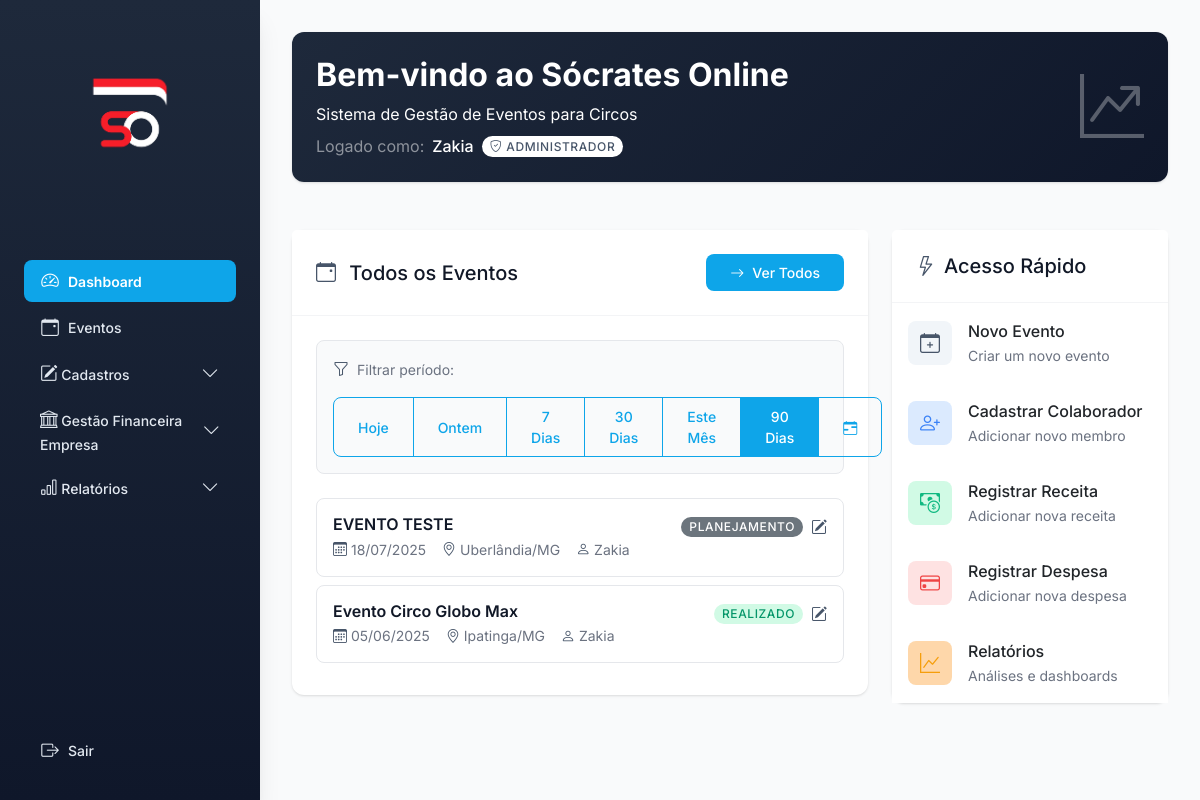
/ (signed in), run on an earlier commit of the app's database.
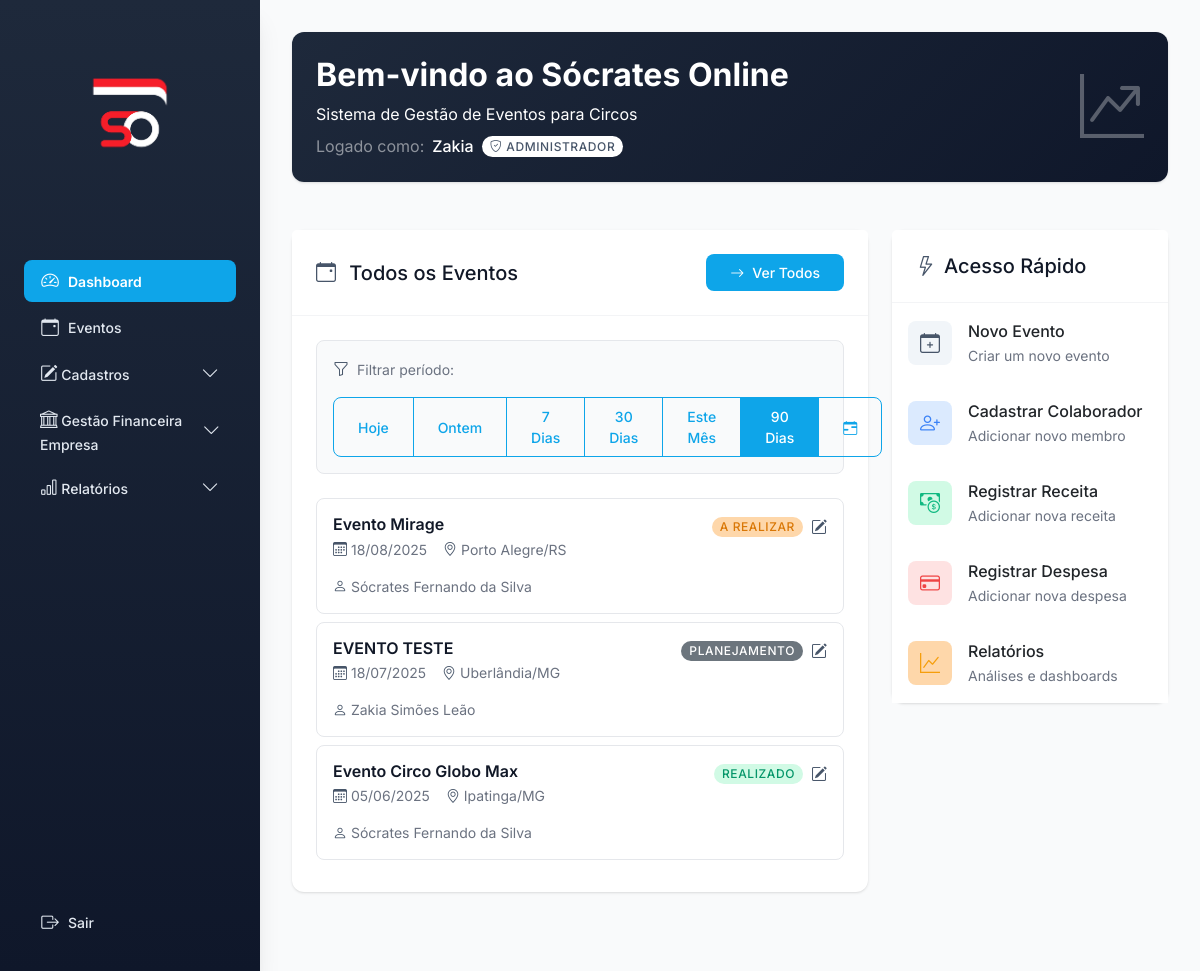
And on a later commit of the database.
### models.py (models this page shows, shortened)
class Usuario(UserMixin, db.Model):
    __tablename__ = 'usuario'
    id = db.Column(db.Integer, primary_key=True)
    nome = db.Column(db.String(120), nullable=False)
    email = db.Column(db.String(120), unique=True, nullable=False)
    senha_hash = db.Column(db.String(200), nullable=False)
    id_colaborador = db.Column(db.Integer, db.ForeignKey('colaborador.id_colaborador'), nullable=False)
    colaborador = db.relationship('Colaborador', backref='usuario', uselist=False)

class Evento(db.Model):
    __tablename__ = 'evento'
    id_evento = db.Column(db.Integer, primary_key=True)
    nome = db.Column(db.String, nullable=False)
    data_inicio = db.Column(db.Date)
    data_fim = db.Column(db.Date)
    cidade = db.Column(db.String)
    estado = db.Column(db.String)
    endereco = db.Column(db.String)
    id_circo = db.Column(db.Integer, db.ForeignKey('circo.id_circo'))
    id_produtor = db.Column(db.Integer, db.ForeignKey('colaborador.id_colaborador'))
    status = db.Column(db.String, default='planejamento')
    observacoes = db.Column(db.String)
    despesas_evento = db.relationship('DespesaEvento', back_populates='evento', cascade='all, delete-orphan')
    receitas_evento = db.relationship('ReceitaEvento', back_populates='evento', cascade='all, delete-orphan')
    equipes_evento = db.relationship('EquipeEvento', backref='evento_equipe', cascade='all, delete-orphan')
    elencos_evento = db.relationship('ElencoEvento', backref='evento_elenco', cascade='all, delete-orphan')
    fornecedores_evento = db.relationship('FornecedorEvento', backref='evento_fornecedor', cascade='all, delete-orphan')
    veiculos_evento = db.relationship('VeiculoEvento', backref='evento_veiculo', cascade='all, delete-orphan')

class Colaborador(db.Model):
    __tablename__ = 'colaborador'
    id_colaborador = db.Column(db.Integer, primary_key=True)
    nome = db.Column(db.String, nullable=False)
    telefone = db.Column(db.String, nullable=True)
    email = db.Column(db.String, nullable=True)
    categorias_associacao = db.relationship('ColaboradorCategoria', back_populates='colaborador', cascade='all, delete-orphan')
    categorias = db.relationship('CategoriaColaborador', secondary='colaborador_categoria',
                                overlaps="categorias_associacao,categoria_colaborador,colaborador")
    eventos_produzidos = db.relationship('Evento', backref='produtor', foreign_keys='Evento.id_produtor')

### app.py (the view, shortened to what this page needs)
@app.route('/')
def dashboard():
    if 'user_id' not in session:
        return redirect(url_for('login'))
    usuario = Usuario.query.get(session['user_id'])
    if not usuario or not usuario.colaborador:
        flash('Erro ao carregar informações do usuário.', 'danger')
        return redirect(url_for('login'))
    is_admin = any(cat.nome.lower() == 'administrativo' for cat in usuario.colaborador.categorias)
    is_produtor = any(cat.nome.lower() == 'produtor' for cat in usuario.colaborador.categorias)
    eventos_period = request.args.get('eventos_period', '90dias')  # Mudança: padrão para 90 dias
    if eventos_period == 'hoje':
        eventos_data_inicio = eventos_data_fim = date.today()
    elif eventos_period == 'ontem':
        eventos_data_inicio = eventos_data_fim = date.today() - timedelta(days=1)
    elif eventos_period == '7dias':
        eventos_data_fim = date.today()
        eventos_data_inicio = eventos_data_fim - timedelta(days=6)
    elif eventos_period == '30dias':
        eventos_data_fim = date.today()
        eventos_data_inicio = eventos_data_fim - timedelta(days=30)
    elif eventos_period == '90dias':
        eventos_data_fim = date.today() + timedelta(days=365)  # Eventos futuros até 1 ano
        eventos_data_inicio = date.today() - timedelta(days=90)  # Eventos passados até 90 dias
    elif eventos_period == 'mes':
        eventos_data_fim = date.today()
        eventos_data_inicio = eventos_data_fim.replace(day=1)
    else:
        eventos_data_fim = date.today() + timedelta(days=365)
        eventos_data_inicio = date.today() - timedelta(days=90)
    eventos_query = Evento.query.filter(Evento.status.in_(['planejamento', 'a realizar', 'em andamento', 'realizado']))
    if not is_admin:
        eventos_query = eventos_query.filter_by(id_produtor=usuario.colaborador.id_colaborador)
    if eventos_data_inicio:
        eventos_query = eventos_query.filter(Evento.data_inicio >= eventos_data_inicio)
    if eventos_data_fim:
        eventos_query = eventos_query.filter(Evento.data_inicio <= eventos_data_fim)
    eventos = eventos_query.order_by(Evento.data_inicio.desc()).all()
    return render_template(
        'dashboard.html',
        eventos=eventos,
        eventos_data_inicio=eventos_data_inicio,
        eventos_data_fim=eventos_data_fim,
        eventos_period=eventos_period,
        is_admin=is_admin,
        is_produtor=is_produtor,
        usuario=usuario
    )

### templates/dashboard.html (shortened to what this page needs)
{% extends 'base.html' %}
{% block content %}
<div class="row mb-4">
    <div class="col-12">
        <div class="card border-0 bg-gradient-primary text-white">
            <div class="card-body p-4">
                <div class="d-flex justify-content-between align-items-center">
                    <div>
                        <h2 class="mb-2 fw-bold">Bem-vindo ao Sócrates Online</h2>
                        <p class="mb-2 opacity-90">Sistema de Gestão de Eventos para Circos</p>
                        {% if usuario %}
                            <div class="d-flex align-items-center gap-2">
                                <span class="text-white-50">Logado como:</span>
                                <span class="fw-medium">{{ usuario.nome }}</span>
                                {% if is_admin %}
                                    <span class="badge bg-white text-primary">
                                        <i class="bi bi-shield-check me-1"></i>Administrador
                                    </span>
                                {% elif is_produtor %}
                                    <span class="badge bg-white text-primary">
                                        <i class="bi bi-person-badge me-1"></i>Produtor
                                    </span>
                                {% endif %}
                            </div>
                        {% endif %}
                    </div>
                    <div class="d-none d-md-block">
                        <i class="bi bi-graph-up-arrow" style="font-size: 4rem; opacity: 0.3;"></i>
                    </div>
                </div>
            </div>
        </div>
    </div>
</div>
<div class="row">
    <div class="col-lg-8 mb-4">
        <div class="card border-0 shadow-sm">
            <div class="card-header bg-white d-flex justify-content-between align-items-center">
                <div>
                    <h5 class="mb-0 text-gray-900">
                        <i class="bi bi-calendar-event text-primary me-2"></i>
                        {% if is_admin %}Todos os Eventos{% else %}Meus Eventos{% endif %}
                    </h5>
                </div>
                <a href="{{ url_for('listar_eventos') }}" class="btn btn-sm btn-primary">
                    <i class="bi bi-arrow-right me-1"></i>Ver Todos
                </a>
            </div>
            <div class="card-body">
                {% set period = request.args.get('eventos_period', '90dias') %}
                <div class="filter-section mb-4 p-3 bg-gray-50 rounded-3">
                    <div class="d-flex flex-wrap align-items-center justify-content-between gap-3">
                        <div class="d-flex align-items-center">
                            <i class="bi bi-funnel text-primary me-2"></i>
                            <span class="text-muted small">Filtrar período:</span>
                        </div>
                        <div class="btn-group btn-group-sm" role="group">
                            <a href="?eventos_period=hoje" class="btn btn-outline-primary {% if period == 'hoje' %}active{% endif %}">Hoje</a>
                            <a href="?eventos_period=ontem" class="btn btn-outline-primary {% if period == 'ontem' %}active{% endif %}">Ontem</a>
                            <a href="?eventos_period=7dias" class="btn btn-outline-primary {% if period == '7dias' %}active{% endif %}">7 Dias</a>
                            <a href="?eventos_period=30dias" class="btn btn-outline-primary {% if period == '30dias' %}active{% endif %}">30 Dias</a>
                            <a href="?eventos_period=mes" class="btn btn-outline-primary {% if period == 'mes' %}active{% endif %}">Este Mês</a>
                            <a href="?eventos_period=90dias" class="btn btn-outline-primary {% if period == '90dias' %}active{% endif %}">90 Dias</a>
                            <a href="?eventos_period=custom" class="btn btn-outline-primary {% if period == 'custom' %}active{% endif %}">
                                <i class="bi bi-calendar-range"></i>
                            </a>
                        </div>
                    </div>
                </div>
                {% if eventos %}
                    <div class="event-list">
                        {% for evento in eventos %}
                            <a href="{{ url_for('editar_evento', id=evento.id_evento) }}" class="text-decoration-none">
                                <div class="event-item p-3 mb-2 rounded-3 border bg-white hover-shadow clickable-event">
                                    <div class="d-flex justify-content-between align-items-start">
                                        <div class="flex-grow-1">
                                            <h6 class="mb-1 fw-semibold text-gray-900">{{ evento.nome }}</h6>
                                            <div class="d-flex flex-wrap gap-3 text-muted small">
                                                <span>
                                                    <i class="bi bi-calendar3 text-primary"></i>
                                                    {{ evento.data_inicio.strftime('%d/%m/%Y') }}
                                                </span>
                                                <span>
                                                    <i class="bi bi-geo-alt text-primary"></i>
                                                    {{ evento.cidade }}/{{ evento.estado }}
                                                </span>
                                                {% if evento.produtor %}
                                                    <span>
                                                        <i class="bi bi-person text-primary"></i>
                                                        {{ evento.produtor.nome }}
                                                    </span>
                                                {% endif %}
                                            </div>
                                        </div>
                                        <div class="d-flex align-items-center gap-2">
                                            <span class="badge rounded-pill
                                                {% if evento.status == 'a realizar' %}bg-warning-light text-warning-dark
                                                {% elif evento.status == 'em andamento' %}bg-info-light text-info-dark
                                                {% elif evento.status == 'realizado' %}bg-success-light text-success-dark
                                                {% else %}bg-secondary{% endif %}">
                                                {{ evento.status|title }}
                                            </span>
                                            <i class="bi bi-pencil-square text-primary" title="Clique para editar"></i>
                                        </div>
                                    </div>
                                </div>
                            </a>
                        {% endfor %}
                    </div>
                {% endif %}
            </div>
        </div>
    </div>
    <div class="col-lg-4 mb-4">
        <div class="card border-0 shadow-sm">
            <div class="card-header bg-white">
                <h5 class="mb-0 text-gray-900">
                    <i class="bi bi-lightning text-primary me-2"></i>Acesso Rápido
                </h5>
            </div>
            <div class="card-body p-0">
                <div class="list-group list-group-flush">
                    <a href="{{ url_for('novo_evento') }}" class="list-group-item list-group-item-action border-0 py-3">
                        <div class="d-flex align-items-center">
                            <div class="icon-box bg-primary-light text-primary rounded-3 p-2 me-3">
                                <i class="bi bi-calendar-plus fs-5"></i>
                            </div>
                            <div>
                                <div class="fw-medium">Novo Evento</div>
                                <small class="text-muted">Criar um novo evento</small>
                            </div>
                        </div>
                    </a>
                    {% if is_admin %}
                        <a href="{{ url_for('cadastrar_colaborador') }}" class="list-group-item list-group-item-action border-0 py-3">
                            <div class="d-flex align-items-center">
                                <div class="icon-box bg-info-light text-info rounded-3 p-2 me-3">
                                    <i class="bi bi-person-plus fs-5"></i>
                                </div>
                                <div>
                                    <div class="fw-medium">Cadastrar Colaborador</div>
                                    <small class="text-muted">Adicionar novo membro</small>
                                </div>
                            </div>
                        </a>
                    {% endif %}
                    <a href="{{ url_for('cadastrar_receita') }}" class="list-group-item list-group-item-action border-0 py-3">
                        <div class="d-flex align-items-center">
                            <div class="icon-box bg-success-light text-success rounded-3 p-2 me-3">
                                <i class="bi bi-cash-coin fs-5"></i>
                            </div>
                            <div>
                                <div class="fw-medium">Registrar Receita</div>
                                <small class="text-muted">Adicionar nova receita</small>
                            </div>
                        </div>
                    </a>
                    <a href="{{ url_for('cadastrar_despesa') }}" class="list-group-item list-group-item-action border-0 py-3">
                        <div class="d-flex align-items-center">
                            <div class="icon-box bg-danger-light text-danger rounded-3 p-2 me-3">
                                <i class="bi bi-credit-card fs-5"></i>
                            </div>
                            <div>
                                <div class="fw-medium">Registrar Despesa</div>
                                <small class="text-muted">Adicionar nova despesa</small>
                            </div>
                        </div>
                    </a>
                    {% if is_admin or is_produtor %}
                        <a href="{{ url_for('relatorios_faturamento_evento') }}" class="list-group-item list-group-item-action border-0 py-3">
                            <div class="d-flex align-items-center">
                                <div class="icon-box bg-warning-light text-warning rounded-3 p-2 me-3">
                                    <i class="bi bi-graph-up fs-5"></i>
                                </div>
                                <div>
                                    <div class="fw-medium">Relatórios</div>
                                    <small class="text-muted">Análises e dashboards</small>
                                </div>
                            </div>
                        </a>
                    {% endif %}
                </div>
            </div>
        </div>
    </div>
</div>
{% endblock %}

What changed in the data, as far as the page shows it:
added Evento: nome "Evento Mirage", data_inicio "18/08/2025", cidade "Porto Alegre", estado "RS", produtor.nome "Sócrates Fernando da Silva", status "A REALIZAR"
changed through a linked row, Evento "EVENTO TESTE": produtor.nome "Zakia" → "Zakia Simões Leão"
changed Evento "Evento Circo Globo Max": produtor.nome "Zakia" → "Sócrates Fernando da Silva"
